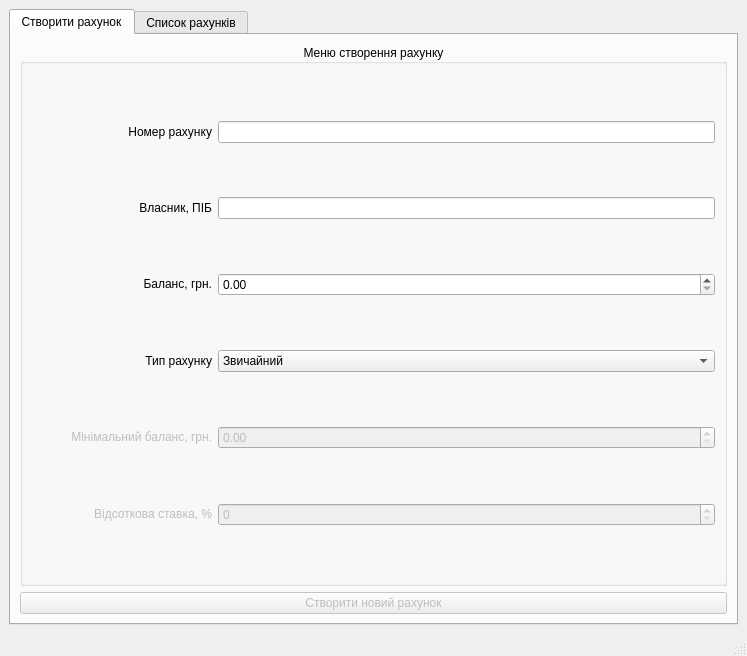
<?xml version="1.0" encoding="UTF-8"?>
<ui version="4.0">
 <class>MainWindow</class>
 <widget class="QMainWindow" name="MainWindow">
  <property name="geometry">
   <rect>
    <x>0</x>
    <y>0</y>
    <width>747</width>
    <height>656</height>
   </rect>
  </property>
  <property name="maximumSize">
   <size>
    <width>16777215</width>
    <height>16777215</height>
   </size>
  </property>
  <property name="windowTitle">
   <string>MainWindow</string>
  </property>
  <widget class="QWidget" name="centralwidget">
   <property name="minimumSize">
    <size>
     <width>0</width>
     <height>0</height>
    </size>
   </property>
   <property name="maximumSize">
    <size>
     <width>16777215</width>
     <height>16777215</height>
    </size>
   </property>
   <layout class="QVBoxLayout" name="verticalLayout_4">
    <item>
     <widget class="QTabWidget" name="tabWidget">
      <property name="currentIndex">
       <number>0</number>
      </property>
      <widget class="QWidget" name="tab_createAccount">
       <attribute name="title">
        <string>Створити рахунок</string>
       </attribute>
       <layout class="QVBoxLayout" name="verticalLayout_3">
        <item>
         <layout class="QVBoxLayout" name="verticalLayout_2">
          <item>
           <widget class="QGroupBox" name="gb_newAccMenu">
            <property name="title">
             <string>Меню створення рахунку</string>
            </property>
            <property name="alignment">
             <set>Qt::AlignmentFlag::AlignCenter</set>
            </property>
            <layout class="QHBoxLayout" name="horizontalLayout_7">
             <item>
              <layout class="QVBoxLayout" name="verticalLayout">
               <item>
                <layout class="QHBoxLayout" name="horizontalLayout">
                 <item>
                  <widget class="QLabel" name="l_accNumber">
                   <property name="minimumSize">
                    <size>
                     <width>180</width>
                     <height>0</height>
                    </size>
                   </property>
                   <property name="maximumSize">
                    <size>
                     <width>180</width>
                     <height>16777215</height>
                    </size>
                   </property>
                   <property name="text">
                    <string>&lt;html&gt;&lt;head/&gt;&lt;body&gt;&lt;p align=&quot;right&quot;&gt;Номер рахунку&lt;/p&gt;&lt;/body&gt;&lt;/html&gt;</string>
                   </property>
                  </widget>
                 </item>
                 <item>
                  <widget class="QLineEdit" name="le_accNumber">
                   <property name="text">
                    <string/>
                   </property>
                  </widget>
                 </item>
                </layout>
               </item>
               <item>
                <layout class="QHBoxLayout" name="horizontalLayout_2">
                 <item>
                  <widget class="QLabel" name="l_accOwner">
                   <property name="minimumSize">
                    <size>
                     <width>180</width>
                     <height>0</height>
                    </size>
                   </property>
                   <property name="maximumSize">
                    <size>
                     <width>180</width>
                     <height>16777215</height>
                    </size>
                   </property>
                   <property name="text">
                    <string>&lt;html&gt;&lt;head/&gt;&lt;body&gt;&lt;p align=&quot;right&quot;&gt;Власник, ПІБ&lt;/p&gt;&lt;/body&gt;&lt;/html&gt;</string>
                   </property>
                  </widget>
                 </item>
                 <item>
                  <widget class="QLineEdit" name="le_accOwner"/>
                 </item>
                </layout>
               </item>
               <item>
                <layout class="QHBoxLayout" name="horizontalLayout_3">
                 <item>
                  <widget class="QLabel" name="l_accBalance">
                   <property name="minimumSize">
                    <size>
                     <width>180</width>
                     <height>0</height>
                    </size>
                   </property>
                   <property name="maximumSize">
                    <size>
                     <width>180</width>
                     <height>16777215</height>
                    </size>
                   </property>
                   <property name="text">
                    <string>&lt;html&gt;&lt;head/&gt;&lt;body&gt;&lt;p align=&quot;right&quot;&gt;Баланс, грн.&lt;/p&gt;&lt;/body&gt;&lt;/html&gt;</string>
                   </property>
                  </widget>
                 </item>
                 <item>
                  <widget class="QDoubleSpinBox" name="dsb_accBalance"/>
                 </item>
                </layout>
               </item>
               <item>
                <layout class="QHBoxLayout" name="horizontalLayout_4">
                 <item>
                  <widget class="QLabel" name="l_accType">
                   <property name="minimumSize">
                    <size>
                     <width>180</width>
                     <height>0</height>
                    </size>
                   </property>
                   <property name="maximumSize">
                    <size>
                     <width>180</width>
                     <height>16777215</height>
                    </size>
                   </property>
                   <property name="text">
                    <string>&lt;html&gt;&lt;head/&gt;&lt;body&gt;&lt;p align=&quot;right&quot;&gt;Тип рахунку&lt;/p&gt;&lt;/body&gt;&lt;/html&gt;</string>
                   </property>
                  </widget>
                 </item>
                 <item>
                  <widget class="QComboBox" name="cb_accType">
                   <item>
                    <property name="text">
                     <string>Звичайний</string>
                    </property>
                   </item>
                   <item>
                    <property name="text">
                     <string>З відсотковою ставкою</string>
                    </property>
                   </item>
                  </widget>
                 </item>
                </layout>
               </item>
               <item>
                <layout class="QHBoxLayout" name="horizontalLayout_5">
                 <item>
                  <widget class="QLabel" name="l_accMinBalance">
                   <property name="enabled">
                    <bool>false</bool>
                   </property>
                   <property name="minimumSize">
                    <size>
                     <width>180</width>
                     <height>0</height>
                    </size>
                   </property>
                   <property name="maximumSize">
                    <size>
                     <width>180</width>
                     <height>16777215</height>
                    </size>
                   </property>
                   <property name="text">
                    <string>&lt;html&gt;&lt;head/&gt;&lt;body&gt;&lt;p align=&quot;right&quot;&gt;Мінімальний баланс, грн.&lt;/p&gt;&lt;/body&gt;&lt;/html&gt;</string>
                   </property>
                  </widget>
                 </item>
                 <item>
                  <widget class="QDoubleSpinBox" name="dsb_accMinBalance">
                   <property name="enabled">
                    <bool>false</bool>
                   </property>
                  </widget>
                 </item>
                </layout>
               </item>
               <item>
                <layout class="QHBoxLayout" name="horizontalLayout_6">
                 <item>
                  <widget class="QLabel" name="l_accInterest">
                   <property name="enabled">
                    <bool>false</bool>
                   </property>
                   <property name="minimumSize">
                    <size>
                     <width>180</width>
                     <height>0</height>
                    </size>
                   </property>
                   <property name="maximumSize">
                    <size>
                     <width>180</width>
                     <height>16777215</height>
                    </size>
                   </property>
                   <property name="text">
                    <string>&lt;html&gt;&lt;head/&gt;&lt;body&gt;&lt;p align=&quot;right&quot;&gt;Відсоткова ставка, %&lt;/p&gt;&lt;/body&gt;&lt;/html&gt;</string>
                   </property>
                  </widget>
                 </item>
                 <item>
                  <widget class="QSpinBox" name="sb_accInterest">
                   <property name="enabled">
                    <bool>false</bool>
                   </property>
                  </widget>
                 </item>
                </layout>
               </item>
              </layout>
             </item>
            </layout>
           </widget>
          </item>
          <item>
           <widget class="QPushButton" name="b_createAccount">
            <property name="enabled">
             <bool>false</bool>
            </property>
            <property name="text">
             <string>Створити новий рахунок</string>
            </property>
           </widget>
          </item>
         </layout>
        </item>
       </layout>
      </widget>
      <widget class="QWidget" name="tab_showAccounts">
       <attribute name="title">
        <string>Список рахунків</string>
       </attribute>
       <layout class="QVBoxLayout" name="verticalLayout_5">
        <item>
         <widget class="QTableWidget" name="tableWidget"/>
        </item>
       </layout>
      </widget>
     </widget>
    </item>
   </layout>
  </widget>
  <widget class="QMenuBar" name="menubar">
   <property name="geometry">
    <rect>
     <x>0</x>
     <y>0</y>
     <width>747</width>
     <height>26</height>
    </rect>
   </property>
  </widget>
  <widget class="QStatusBar" name="statusbar"/>
 </widget>
 <resources/>
 <connections/>
</ui>
